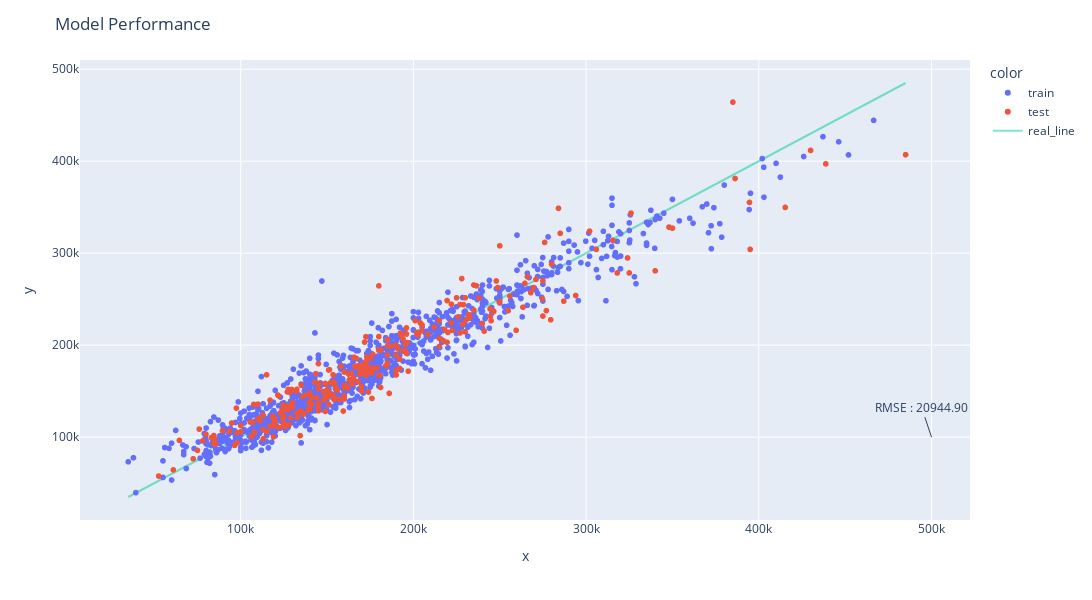

Notebook code cell kept with this figure:
### Code cell
# ridge regresyonu
ridgeregr = Ridge(alpha=1090000990) 
ridgeregr.fit(X_train, Y_train)

# test thamini
Y_test_pred = ridgeregr.predict(X_test)
# train thamini
Y_train_pred = ridgeregr.predict(X_train)

save_pred_results(3, Y_test, Y_test_pred, Y_train, Y_train_pred,
                  'polynomial butun anlamli degiskenler - ridge')


# grafigi cizdirelim
make_plotly(predict_df, 3)

# model sonuclarini kaydedelim
save_results(ridgeregr, 3, X_train, X_test, Y_train, Y_test, Y_test_pred,
             'polynomial butun anlamli degiskenlerle - ridge')

# model sonuclari
results_df

### Figure 1 — Plotly figure (JSON) as saved in the notebook; plotly's stock layout.template omitted (floating-point values rounded to 4 significant figures; data arrays with more than 128 entries replaced by an {"elided": "..."} marker saying what was removed)
{"data": [{"hovertemplate": "color=train<br>x=%{x}<br>y=%{y}<extra></extra>", "legendgroup": "train", "marker": {"color": "#636efa", "symbol": "circle"}, "mode": "markers", "name": "train", "showlegend": true, "type": "scattergl", "x": {"elided": "1128 int values"}, "xaxis": "x", "y": {"elided": "1128 float values"}, "yaxis": "y"}, {"hovertemplate": "color=test<br>x=%{x}<br>y=%{y}<extra></extra>", "legendgroup": "test", "marker": {"color": "#EF553B", "symbol": "circle"}, "mode": "markers", "name": "test", "showlegend": true, "type": "scattergl", "x": {"elided": "283 int values"}, "xaxis": "x", "y": {"elided": "283 float values"}, "yaxis": "y"}, {"mode": "lines", "name": "real_line", "opacity": 0.5, "type": "scatter", "x": {"elided": "1411 int values"}, "y": {"elided": "1411 int values"}}], "layout": {"annotations": [{"text": "RMSE : 20944.90", "x": 500000, "y": 100000}], "height": 600, "legend": {"title": {"text": "color"}, "tracegroupgap": 0}, "margin": {"t": 60}, "title": {"text": "Model Performance"}, "width": 1200, "xaxis": {"anchor": "y", "autorange": true, "domain": [0, 1], "range": [7326.0, 520100.0], "title": {"text": "x"}, "type": "linear"}, "yaxis": {"anchor": "x", "autorange": true, "domain": [0, 1], "range": [9894.0, 510000.0], "title": {"text": "y"}, "type": "linear"}}}
